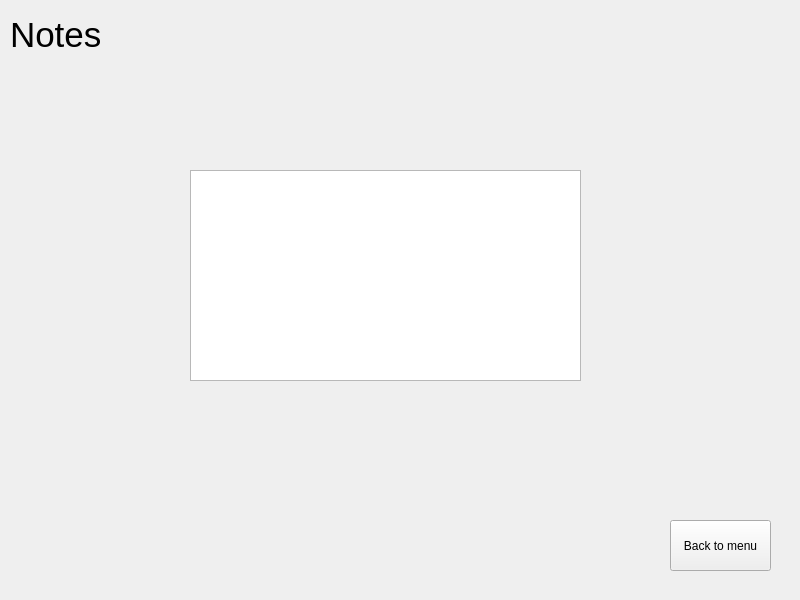
<?xml version="1.0" encoding="UTF-8"?>
<ui version="4.0">
 <class>notesWindow</class>
 <widget class="QWidget" name="notesWindow">
  <property name="geometry">
   <rect>
    <x>0</x>
    <y>0</y>
    <width>800</width>
    <height>600</height>
   </rect>
  </property>
  <property name="windowTitle">
   <string>Form</string>
  </property>
  <widget class="QLabel" name="label">
   <property name="geometry">
    <rect>
     <x>10</x>
     <y>0</y>
     <width>251</width>
     <height>71</height>
    </rect>
   </property>
   <property name="text">
    <string>&lt;html&gt;&lt;head/&gt;&lt;body&gt;&lt;p&gt;&lt;span style=&quot; font-size:26pt;&quot;&gt;Notes&lt;/span&gt;&lt;/p&gt;&lt;/body&gt;&lt;/html&gt;</string>
   </property>
  </widget>
  <widget class="QPushButton" name="backButton">
   <property name="geometry">
    <rect>
     <x>670</x>
     <y>520</y>
     <width>101</width>
     <height>51</height>
    </rect>
   </property>
   <property name="text">
    <string>Back to menu</string>
   </property>
  </widget>
  <widget class="QWidget" name="verticalLayoutWidget">
   <property name="geometry">
    <rect>
     <x>190</x>
     <y>170</y>
     <width>391</width>
     <height>211</height>
    </rect>
   </property>
   <layout class="QVBoxLayout" name="verticalLayout">
    <item>
     <widget class="QTextEdit" name="textEdit"/>
    </item>
   </layout>
  </widget>
 </widget>
 <resources/>
 <connections/>
</ui>
